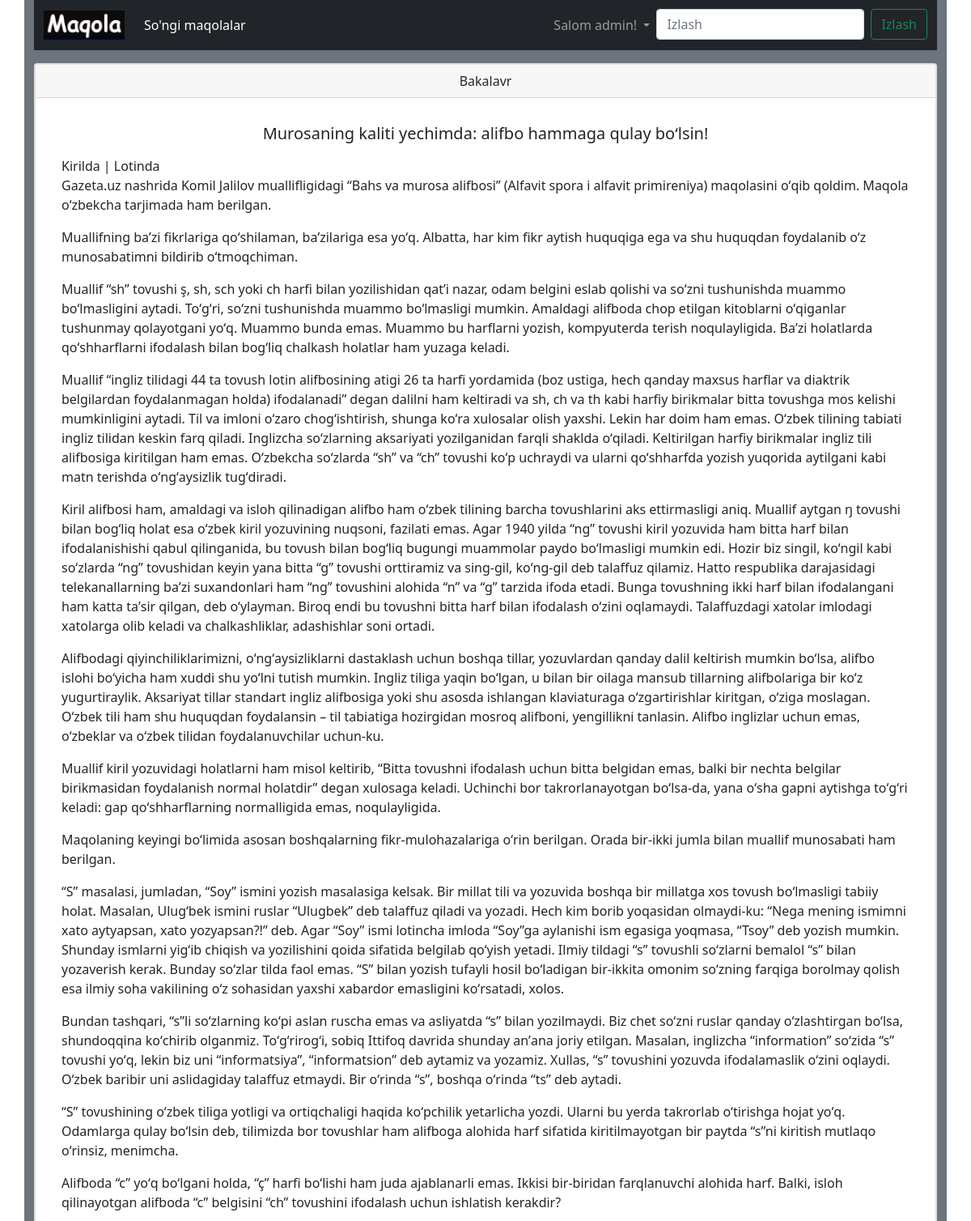
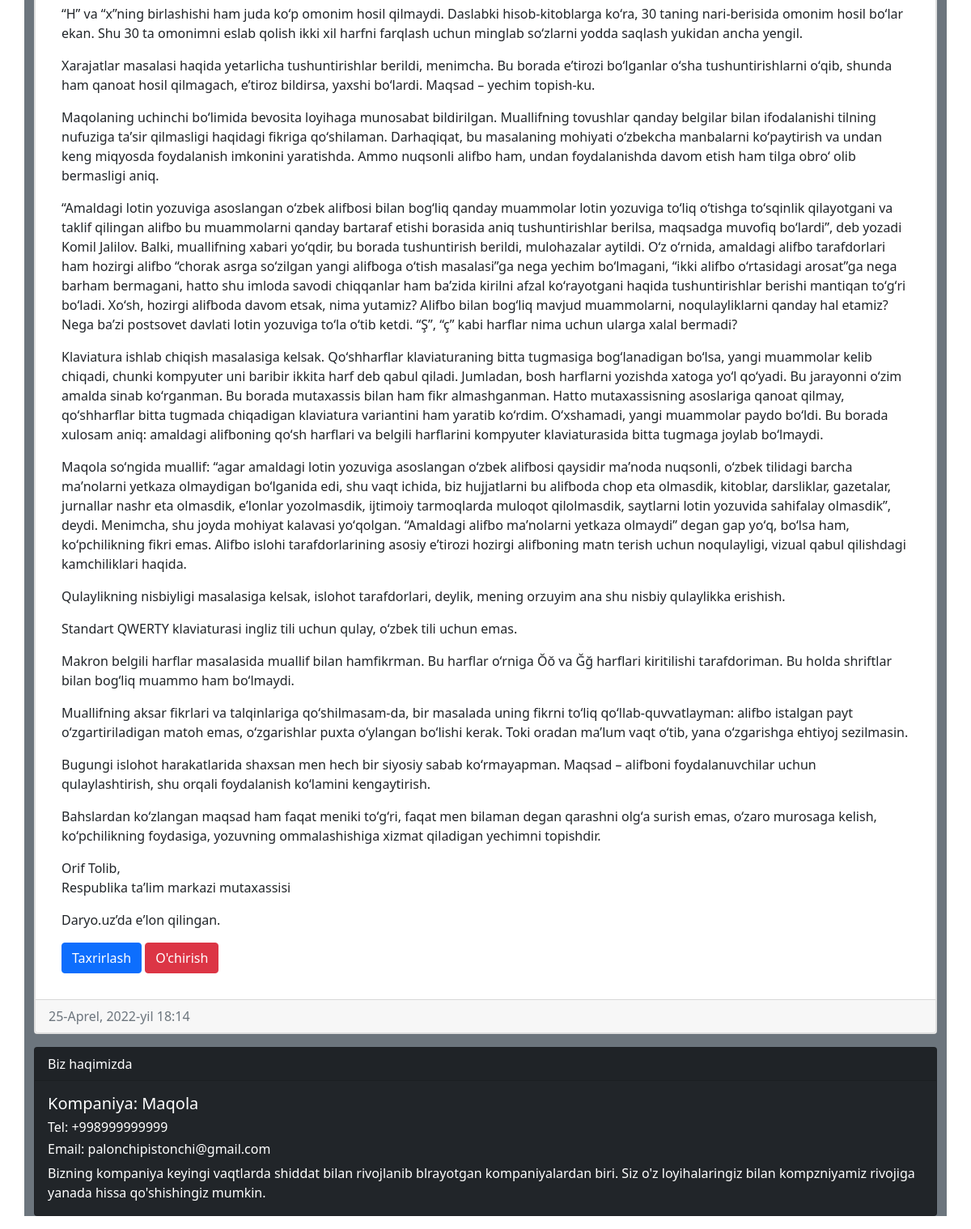
/article/11/ (signed in), run on the app's committed database (2 pictures, top to bottom).
### blog/models.py (models this page shows, shortened)
class Article(models.Model):
    title = models.CharField(max_length=250, verbose_name='Maqola nomi')
    content = models.TextField(blank=True, verbose_name='Maqola matni')
    created_at = models.DateTimeField(auto_now_add=True, verbose_name="Qo'yilgan vaqti")
    updated_at = models.DateTimeField(auto_now=True, verbose_name='Yagilangan vaqti')
    photo = models.ImageField(upload_to='photos/', blank=True, null=True, verbose_name='Rasmi')
    published = models.BooleanField(default=True, verbose_name="Qo'shish")
    category = models.ForeignKey(Category, on_delete=models.CASCADE, verbose_name='Kategoriya')
    class Meta:
        verbose_name = 'Maqola'
        verbose_name_plural = 'Maqolalar'
        ordering = ['-created_at']

class Category(models.Model):
    title = models.CharField(max_length=150, verbose_name="Kategoriya", unique=True)
    class Meta:
        verbose_name = 'Kategoriya'
        verbose_name_plural = 'Kategoriyalar'

### blog/views.py (the view)
# urls.py: path('article/<int:pk>/', ArticleDetail.as_view(), name='article_details'),
class ArticleDetail(LoginRequiredMixin, DetailView):
    model = Article
    def get_queryset(self):
        return Article.objects.filter(pk=self.kwargs['pk'], published=True)
    def get_context_data(self, **kwargs):
        context = super(ArticleDetail, self).get_context_data()
        context['title'] = Article.objects.get(pk=self.kwargs['pk']).title
        return context

### blog/templates/blog/article_detail.html (shortened to what this page needs)
{% extends 'base.html' %}
{% block main %}
<div class="card text-justify">
{% include 'blog/components/_card.html' %}
</div>
{% endblock main %}

### templates/base.html (shortened to what this page needs)
<!doctype html>
<html lang="en">
<head>
    <link href="https://cdn.jsdelivr.net/npm/bootstrap@5.1.3/dist/css/bootstrap.min.css" rel="stylesheet">
</head>
<body>
    <div class="container bg-secondary">
        <header>
            {% block header %}
            {% include 'components/_navbar.html' %}
            {% endblock header %}
        </header>
        <main>
            {% block main %}
            {% endblock main %}
        </main>
        <footer>
            {% block footer %}
            {% include 'components/_footer.html' %}
            {% endblock footer %}
        </footer>
    </div>
</body>
</html>

### templates/components/_navbar.html (shortened to what this page needs)
{% load static %}
<nav class="navbar navbar-expand-lg navbar-dark bg-dark mb-3">
    <div class="container-fluid">
        <a class="navbar-brand" href="{% url 'index' %}">
            <img src="{% static 'blog/img/maqola.jpg' %}" width="100px">
        </a>
        <div class="collapse navbar-collapse justify-content-between" id="navbarNavDropdown">
            <div>
                <ul class="navbar-nav">
                    <li class="nav-item">
                        <a class="nav-link active" aria-current="page" href="{% url 'index' %}">So'ngi maqolalar</a>
                    </li>
                </ul>
            </div>
            <div class="d-flex">
                <div>
                    <ul class="navbar-nav">
                        {% if request.user.is_authenticated %}
                        <li class="nav-item dropdown">
                            <a class="nav-link dropdown-toggle" href="#" id="navbarDropdownMenuLink" role="button"
                               data-bs-toggle="dropdown" aria-expanded="false">
                                Salom {{ request.user.username }}!
                            </a>
                        </li>
                        {% endif %}
                    </ul>
                </div>
                <div>
                    <form class="d-flex" method="get" action="{% url 'search_results' %}">
                        <input name="q" class="form-control me-2" type="search" placeholder="Izlash"
                               aria-label="Search">
                        <button class="btn btn-outline-success" type="submit">Izlash</button>
                    </form>
                </div>
            </div>
        </div>
    </div>
</nav>

### blog/templates/blog/components/_card.html (shortened to what this page needs)
{% load static %}
{% block style %}
<link rel="stylesheet" href="{% static 'blog/css/photo.css' %}">
{% endblock style %}
<div class="card text-justify">
    <div class="card-header text-center">
        {{ article.category.title }}
    </div>
    <div class="card-body">
        {% if 'article' in request.path %}
        <div class="card-body">
            <h5 class="card-title text-center">{{ article.title }}</h5>
            <p class="card-text">{{ article.content|linebreaks }}</p>
            <a href="{% url 'article_update' article.pk %}" class="btn btn-primary">Taxrirlash</a>
            <a href="{% url 'article_delete' article.pk %}" class="btn btn-danger">O'chirish</a>
        </div>
        {% endif %}
    </div>
    <div class="card-footer text-muted">
        {{ article.created_at }}
    </div>
</div>

### templates/components/_footer.html
<div class="card text-white bg-dark mb-3 mt-3" style="max-width: 100%;">
    <div class="card-header">Biz haqimizda</div>
    <div class="card-body">
        <h5 class="card-title">Kompaniya: Maqola</h5>
        <h6 class="card-title">Tel: +998999999999</h6>
        <h6 class="card-title">Email: palonchipistonchi@gmail.com</h6>
        <p class="card-text">Bizning kompaniya keyingi vaqtlarda shiddat bilan rivojlanib
            blrayotgan kompaniyalardan biri. Siz o'z loyihalaringiz bilan kompzniyamiz rivojiga yanada hissa
            qo'shishingiz mumkin.</p>
    </div>
</div>

### data on the page
Article: category "Bakalavr", title "Murosaning kaliti yechimda: alifbo hammaga qulay boʻlsin!", content "Kirilda | Lotinda Gazeta.uz nashrida Komil Jalilov muallifligidagi “Bahs va murosa alifbosi” (Alfavit spora i alfavit primireniya) maqolasini oʻqib qoldim. Maqola oʻzbekcha tarjimada ham berilgan. Muallifning baʼzi fikrlariga qoʻshilaman, baʼzilariga esa yoʻq. Albatta, har kim fikr aytish huquqiga ega va shu huquqdan foydalanib oʻz munosabatimni bildirib oʻtmoqchiman. Muallif “sh” tovushi ş, sh, sch yoki ch harfi bilan yozilishidan qatʼi nazar, odam belgini eslab qolishi va soʻzni tushunishda muammo boʻlmasligini aytadi. Toʻgʻri, soʻzni tushunishda muammo boʻlmasligi mumkin. Amaldagi alifboda chop etilgan kitoblarni oʻqiganlar tushunmay qolayotgani yoʻq. Muammo bunda emas. Muammo bu…", created_at "25-Aprel, 2022-yil 18:14"

### other printed values
{{ request.user.username }} "admin"
